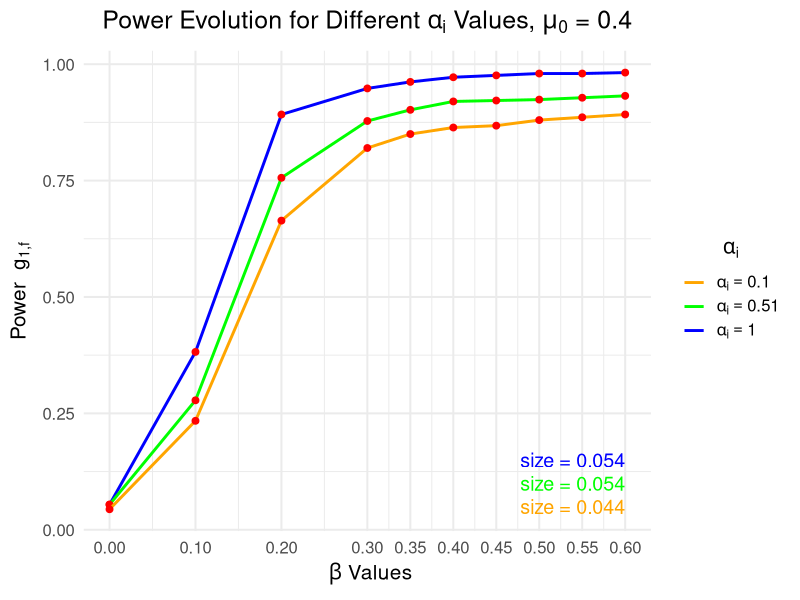

This chart was generated by the following R code:
# Load the ggplot2 package
library(ggplot2)

# Define the values of beta and corresponding power for alpha_1 = 1
beta_values <- c(0, 0.1, 0.2, 0.3, 0.35, 0.4, 0.45, 0.5, 0.55, 0.6)
power_values_alpha1_1 <- c(0.054, 0.382, 0.892, 0.948, 0.962, 0.972, 0.976, 0.98, 0.98, 0.982)

# Define the values of power for alpha_1 = 0.51
power_values_alpha1_051 <- c(0.054, 0.278, 0.756, 0.878, 0.902, 0.92, 0.922, 0.924, 0.928, 0.932)

# Define the values of power for alpha_i = 0.1
power_values_alpha1_01 <- c(0.044, 0.234, 0.664, 0.82, 0.85, 0.864, 0.868, 0.88, 0.886, 0.892)

# Create a data frame for plotting
data <- data.frame(beta = beta_values, 
                   power_alpha1_1 = power_values_alpha1_1, 
                   power_alpha1_051 = power_values_alpha1_051,
                   power_alpha1_01 = power_values_alpha1_01)

# Plot the power curves
p <- ggplot(data) +
  geom_line(aes(x = beta, y = power_alpha1_1, color = "alpha1_1"), size = 1) +  # Line for alpha_1 = 1
  geom_point(aes(x = beta, y = power_alpha1_1), color = "red", size = 2) +     # Red points for alpha_1 = 1
  geom_line(aes(x = beta, y = power_alpha1_051, color = "alpha1_051"), size = 1) + # Line for alpha_1 = 0.51
  geom_point(aes(x = beta, y = power_alpha1_051), color = "red", size = 2) +   # Red points for alpha_1 = 0.51
  geom_line(aes(x = beta, y = power_alpha1_01, color = "alpha1_01"), size = 1) +  # Line for alpha_1 = 0.1
  geom_point(aes(x = beta, y = power_alpha1_01), color = "red", size = 2) +    # Red points for alpha_1 = 0.1
  scale_x_continuous(breaks = beta_values) +                                    # Force all beta coefficients on the x-axis
  ggtitle(expression("Power Evolution for Different " * alpha[i] * " Values, " * mu[0] * " = 0.4")) +  # Add a title with Greek letters
  xlab(expression(" " * beta * " Values")) +                                    # Label the x-axis
  ylab(expression("Power  " * g[1*","*f])) +                                    # Label the y-axis
  theme_minimal(base_size = 15) +                                               # Apply a minimal theme with larger base text size
  scale_color_manual(name = expression(alpha[i]),                               # Create a legend with Greek letters
                     labels = c(expression(alpha[i] == 0.1), 
                                expression(alpha[i] == 0.51), 
                                expression(alpha[i] == 1.00)),                  # Main legend for alpha values
                     values = c("alpha1_1" = "blue", "alpha1_051" = "green", "alpha1_01" = "orange")) +  # Define colors for the lines
  theme(legend.position = "right",                                              # Place legend on the right
        plot.title = element_text(hjust = 0.5),                                 # Center align the title
        legend.text.align = 0,                                                  # Left-align legend text
        legend.title.align = 0.5) +                                             # Center-align legend title
  guides(color = guide_legend(override.aes = list(size = 5)))                   # Increase the size of legend points

# Manually adding size text to the bottom right corner
p + annotate("text", x = 0.6, y = 0.05, label = "size = 0.044", color = "orange", hjust = 1, size = 5) +  # for alpha = 0.1
  annotate("text", x = 0.6, y = 0.1, label = "size = 0.054", color = "green", hjust = 1, size = 5) +  # for alpha = 0.51
  annotate("text", x = 0.6, y = 0.15, label = "size = 0.054", color = "blue", hjust = 1, size = 5)      # for alpha = 1.00
